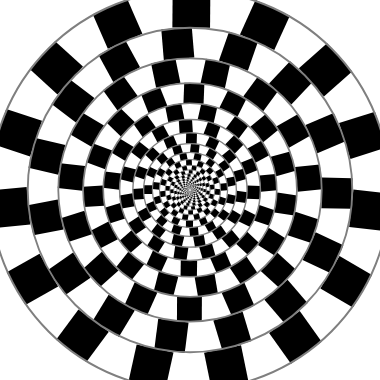
Frame 1 (no input)
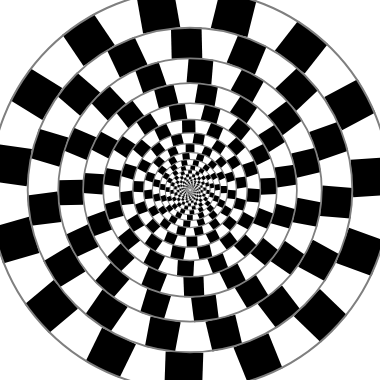
Frame 60 (no input)
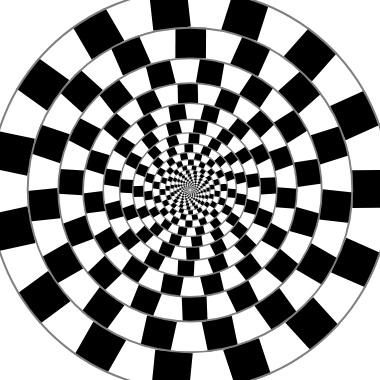
Frame 120 (the mouse pressed at the canvas centre since frame 60)

The p5.js sketch that drew these frames (run headless with seeded random() and noise() and a simulated clock; from frame 60 on, the mouse is pressed at the canvas centre):

// p5.js sketch
// ── sketch.js
function setup() {
  createCanvas(380, 380);
  background(255)
  strokeWeight(2)
}

function genRing(numberOfsegs, radius, binary = 0, counter = 0) {
  if (radius > 1) {
    let arcLength = 0
    fill(0)
    noStroke()
  for (let i = 0; i < numberOfsegs; i++) {
    
    let rotation = map(i, 0, numberOfsegs, 0, TWO_PI)
    arcLength = 0.9*radius*TWO_PI/(numberOfsegs+0)
    
    push()
    translate(width / 2, height / 2)
    
    let ringRotation = sin(counter*0.5+ frameCount*0.03)*0.25
    
    rotate(rotation + ringRotation)
    if (i % 2 == binary) {
      rect(-arcLength/2, -radius, arcLength, arcLength)
    }
    pop() 
  }
    noFill()
    stroke(127)
     strokeWeight(2-counter*0.1)
    ellipse(width/2, height/2, radius*2)
    binary = +!binary
    counter++
  genRing(numberOfsegs, radius-arcLength, binary, counter)
  }
}

function draw() {
  background(255);
  genRing(30, 200)
}
